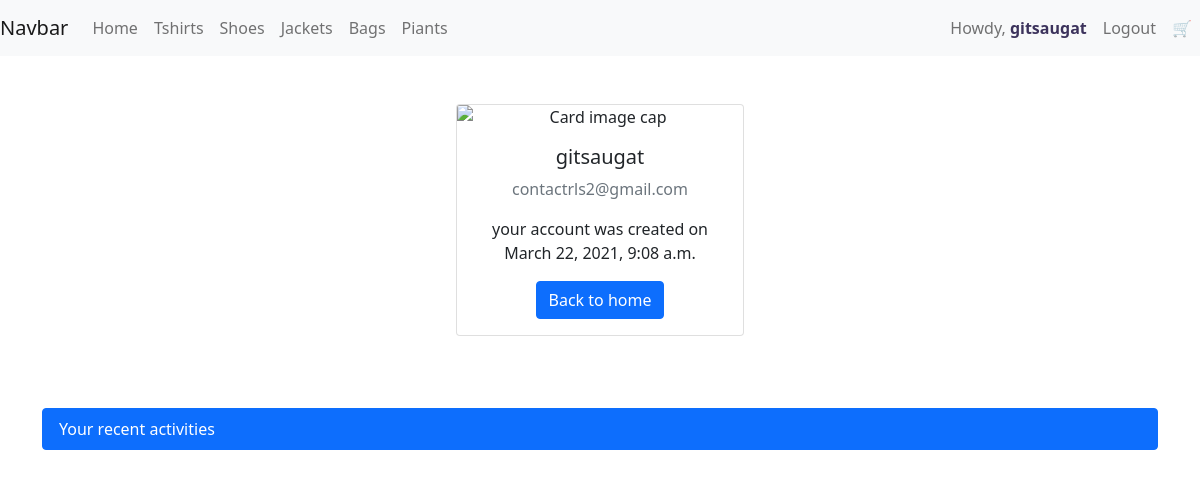
Before: /activity/ (signed in) with the older database file.
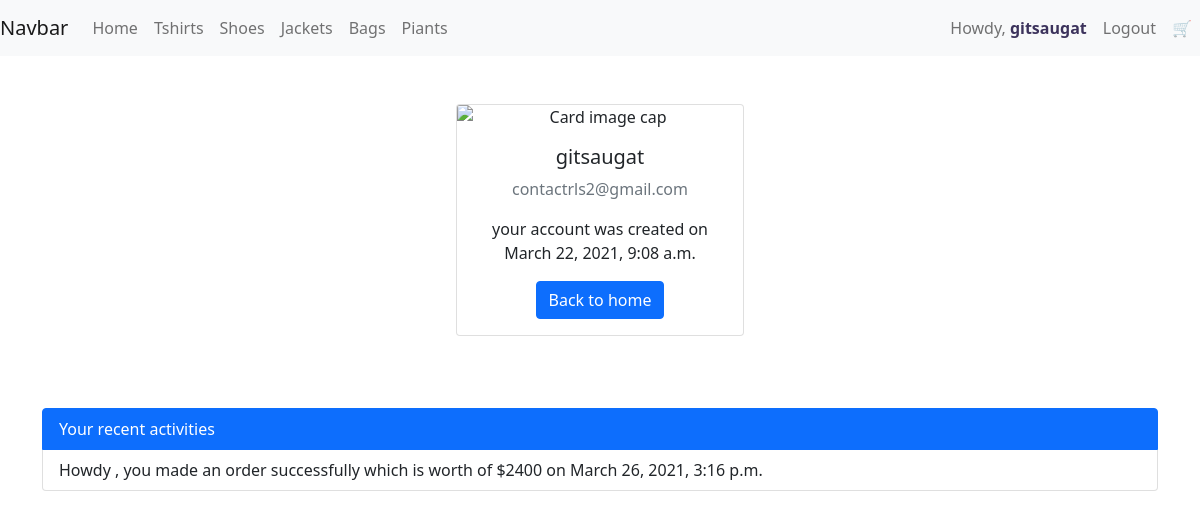
After: the same page with the newer database file.
### products/models.py (models this page shows, shortened)
class Activity(models.Model):
    user = models.ForeignKey( User , on_delete = models.SET_NULL , null = not False , blank = not False )
    message = models.TextField(null = not False , blank=not False)
    date = models.DateTimeField( auto_now_add = not False   )

### products/views.py (the view)
# urls.py: path('activity/' , activityPage , name = "activity")
def activityPage(request):
    context = {
        'activities' : Activity.objects.filter( user = request.user )
    }
    return render( request , 'products/activity.html' , context )

### products/templates/products/activity.html
{%extends 'products/base.html'%}
{%block content%}
<div style="display: flex; justify-content: center;">
    <br />
<div class="card" style=" text-align:center;width: 18rem;">
    <img class="card-img-top" src="https://lh3.googleusercontent.com/proxy/gmyCsS4LVmMfpYlZUZ1ZNvisHYOoecQwkeeuhQ_OM5fO6tuj57DRr0ZSgz0Zbuo8D_tgjrfrI3Ca9jJpb5tjpWFsDpc7Xy96UwBj1VoGs2dN-Y0CYUlb" alt="Card image cap">
    <div class="card-body">
      <h5 class="card-title">{{request.user.username}}</h5>
      <p class = "text-muted">{{request.user.email}}</p>
      <p class="card-text">your account was created on {{request.user.date_joined}}</p>
      <a href="#" class="btn btn-primary">Back to home</a>
    </div>
  </div>
  </div>
  <br />
  <br />
  <br />
<ul class="list-group">
    <li class="list-group-item active">Your recent activities</li>
    {%for activity in activities%}
    <li class="list-group-item">{{activity.message}} on {{activity.date}}</li>
    {%endfor%}
  </ul>
{%endblock%}

Changed rows visible on the page:
added Activity: message "Howdy , you made an order successfully which is worth of $2400", date "March 26, 2021, 3:16 p.m."
